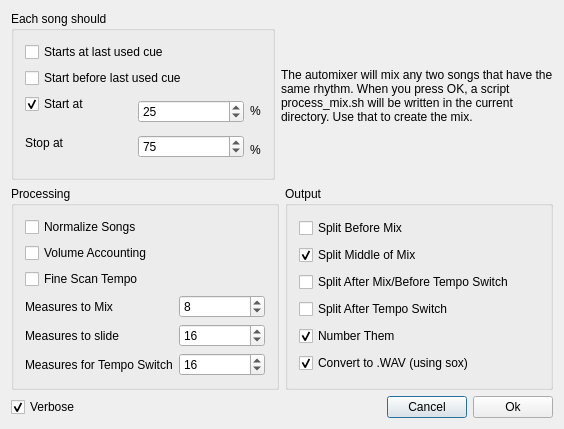
<?xml version="1.0" encoding="UTF-8"?>
<ui version="4.0">
 <class>MergerDialog</class>
 <widget class="QDialog" name="MergerDialog">
  <property name="geometry">
   <rect>
    <x>0</x>
    <y>0</y>
    <width>564</width>
    <height>429</height>
   </rect>
  </property>
  <property name="windowTitle">
   <string>BpmDj Offline Auto Mixer</string>
  </property>
  <layout class="QVBoxLayout" name="verticalLayout_4">
   <item>
    <layout class="QHBoxLayout" name="horizontalLayout_2">
     <item>
      <widget class="QGroupBox" name="groupBox">
       <property name="title">
        <string>Each song should</string>
       </property>
       <layout class="QVBoxLayout" name="verticalLayout_3">
        <item>
         <widget class="QCheckBox" name="startAtCue">
          <property name="text">
           <string>Starts at last used cue</string>
          </property>
          <attribute name="buttonGroup">
           <string/>
          </attribute>
         </widget>
        </item>
        <item>
         <widget class="QCheckBox" name="beforeCue">
          <property name="text">
           <string>Start before last used cue</string>
          </property>
          <attribute name="buttonGroup">
           <string/>
          </attribute>
         </widget>
        </item>
        <item>
         <layout class="QHBoxLayout">
          <item>
           <layout class="QVBoxLayout">
            <item>
             <widget class="QCheckBox" name="alwaysAt">
              <property name="text">
               <string>Start at </string>
              </property>
              <property name="checked">
               <bool>true</bool>
              </property>
             </widget>
            </item>
            <item>
             <widget class="QLabel" name="textLabel5">
              <property name="text">
               <string>Stop at</string>
              </property>
              <property name="wordWrap">
               <bool>false</bool>
              </property>
             </widget>
            </item>
           </layout>
          </item>
          <item>
           <layout class="QVBoxLayout">
            <item>
             <widget class="QSpinBox" name="headPercent">
              <property name="maximum">
               <number>100</number>
              </property>
              <property name="value">
               <number>25</number>
              </property>
             </widget>
            </item>
            <item>
             <widget class="QSpinBox" name="tailPercent">
              <property name="maximum">
               <number>100</number>
              </property>
              <property name="value">
               <number>75</number>
              </property>
             </widget>
            </item>
           </layout>
          </item>
          <item>
           <layout class="QVBoxLayout">
            <item>
             <widget class="QLabel" name="label">
              <property name="sizePolicy">
               <sizepolicy hsizetype="Maximum" vsizetype="Preferred">
                <horstretch>0</horstretch>
                <verstretch>0</verstretch>
               </sizepolicy>
              </property>
              <property name="text">
               <string>%</string>
              </property>
             </widget>
            </item>
            <item>
             <widget class="QLabel" name="label_2">
              <property name="sizePolicy">
               <sizepolicy hsizetype="Maximum" vsizetype="Preferred">
                <horstretch>0</horstretch>
                <verstretch>0</verstretch>
               </sizepolicy>
              </property>
              <property name="text">
               <string>%</string>
              </property>
             </widget>
            </item>
           </layout>
          </item>
         </layout>
        </item>
       </layout>
      </widget>
     </item>
     <item>
      <widget class="QLabel" name="textLabel1_3">
       <property name="text">
        <string>The automixer will mix any two songs that have the same rhythm. When you press OK, a script process_mix.sh will be written in the current directory. Use that to create the mix.</string>
       </property>
       <property name="wordWrap">
        <bool>true</bool>
       </property>
      </widget>
     </item>
    </layout>
   </item>
   <item>
    <layout class="QHBoxLayout" name="horizontalLayout_3">
     <item>
      <widget class="QGroupBox" name="groupBox_2">
       <property name="title">
        <string>Processing</string>
       </property>
       <layout class="QVBoxLayout" name="verticalLayout_2">
        <item>
         <widget class="QCheckBox" name="normalizeSongs">
          <property name="enabled">
           <bool>true</bool>
          </property>
          <property name="text">
           <string>Normalize Songs</string>
          </property>
          <property name="checked">
           <bool>false</bool>
          </property>
         </widget>
        </item>
        <item>
         <widget class="QCheckBox" name="volumeAccounting">
          <property name="enabled">
           <bool>true</bool>
          </property>
          <property name="sizePolicy">
           <sizepolicy hsizetype="Minimum" vsizetype="Fixed">
            <horstretch>0</horstretch>
            <verstretch>0</verstretch>
           </sizepolicy>
          </property>
          <property name="toolTip">
           <string/>
          </property>
          <property name="text">
           <string>Volume Accounting</string>
          </property>
         </widget>
        </item>
        <item>
         <widget class="QCheckBox" name="fineScan">
          <property name="text">
           <string>Fine Scan Tempo</string>
          </property>
         </widget>
        </item>
        <item>
         <layout class="QHBoxLayout">
          <item>
           <layout class="QVBoxLayout">
            <item>
             <widget class="QLabel" name="textLabel2">
              <property name="text">
               <string>Measures to Mix</string>
              </property>
              <property name="wordWrap">
               <bool>false</bool>
              </property>
             </widget>
            </item>
            <item>
             <widget class="QLabel" name="textLabel1_2">
              <property name="text">
               <string>Measures to slide</string>
              </property>
              <property name="wordWrap">
               <bool>false</bool>
              </property>
             </widget>
            </item>
            <item>
             <widget class="QLabel" name="textLabel3">
              <property name="text">
               <string>Measures for Tempo Switch</string>
              </property>
              <property name="wordWrap">
               <bool>false</bool>
              </property>
             </widget>
            </item>
           </layout>
          </item>
          <item>
           <layout class="QVBoxLayout">
            <item>
             <widget class="QSpinBox" name="mixMeasures">
              <property name="minimum">
               <number>1</number>
              </property>
              <property name="maximum">
               <number>64</number>
              </property>
              <property name="value">
               <number>8</number>
              </property>
             </widget>
            </item>
            <item>
             <widget class="QSpinBox" name="slideMeasures">
              <property name="minimum">
               <number>1</number>
              </property>
              <property name="value">
               <number>16</number>
              </property>
             </widget>
            </item>
            <item>
             <widget class="QSpinBox" name="tempoMeasures">
              <property name="minimum">
               <number>0</number>
              </property>
              <property name="maximum">
               <number>64</number>
              </property>
              <property name="value">
               <number>16</number>
              </property>
             </widget>
            </item>
           </layout>
          </item>
         </layout>
        </item>
       </layout>
      </widget>
     </item>
     <item>
      <widget class="QGroupBox" name="groupBox_3">
       <property name="title">
        <string>Output</string>
       </property>
       <layout class="QVBoxLayout" name="verticalLayout">
        <item>
         <widget class="QCheckBox" name="splitBeforeMix">
          <property name="enabled">
           <bool>true</bool>
          </property>
          <property name="text">
           <string>Split Before Mix</string>
          </property>
         </widget>
        </item>
        <item>
         <widget class="QCheckBox" name="splitMiddleMix">
          <property name="enabled">
           <bool>true</bool>
          </property>
          <property name="text">
           <string>Split Middle of Mix</string>
          </property>
          <property name="checked">
           <bool>true</bool>
          </property>
         </widget>
        </item>
        <item>
         <widget class="QCheckBox" name="splitAfterMix">
          <property name="enabled">
           <bool>true</bool>
          </property>
          <property name="text">
           <string>Split After Mix/Before Tempo Switch</string>
          </property>
         </widget>
        </item>
        <item>
         <widget class="QCheckBox" name="splitAfterTempo">
          <property name="enabled">
           <bool>true</bool>
          </property>
          <property name="text">
           <string>Split After Tempo Switch</string>
          </property>
         </widget>
        </item>
        <item>
         <widget class="QCheckBox" name="number">
          <property name="enabled">
           <bool>true</bool>
          </property>
          <property name="text">
           <string>Number Them</string>
          </property>
          <property name="checked">
           <bool>true</bool>
          </property>
         </widget>
        </item>
        <item>
         <widget class="QCheckBox" name="wavConvert">
          <property name="enabled">
           <bool>true</bool>
          </property>
          <property name="text">
           <string>Convert to .WAV (using sox)</string>
          </property>
          <property name="checked">
           <bool>true</bool>
          </property>
         </widget>
        </item>
       </layout>
      </widget>
     </item>
    </layout>
   </item>
   <item>
    <layout class="QHBoxLayout" name="horizontalLayout">
     <item>
      <widget class="QCheckBox" name="verbose">
       <property name="sizePolicy">
        <sizepolicy hsizetype="MinimumExpanding" vsizetype="Fixed">
         <horstretch>0</horstretch>
         <verstretch>0</verstretch>
        </sizepolicy>
       </property>
       <property name="text">
        <string>Verbose</string>
       </property>
       <property name="checked">
        <bool>true</bool>
       </property>
      </widget>
     </item>
     <item>
      <widget class="QPushButton" name="pushButton4">
       <property name="text">
        <string>Cancel</string>
       </property>
      </widget>
     </item>
     <item>
      <widget class="QPushButton" name="okButton">
       <property name="text">
        <string>Ok</string>
       </property>
      </widget>
     </item>
    </layout>
   </item>
  </layout>
 </widget>
 <layoutdefault spacing="6" margin="11"/>
 <pixmapfunction>qPixmapFromMimeSource</pixmapfunction>
 <tabstops>
  <tabstop>tailPercent</tabstop>
  <tabstop>alwaysAt</tabstop>
  <tabstop>headPercent</tabstop>
  <tabstop>mixMeasures</tabstop>
  <tabstop>tempoMeasures</tabstop>
  <tabstop>splitBeforeMix</tabstop>
  <tabstop>splitMiddleMix</tabstop>
  <tabstop>splitAfterMix</tabstop>
  <tabstop>splitAfterTempo</tabstop>
  <tabstop>number</tabstop>
  <tabstop>okButton</tabstop>
  <tabstop>pushButton4</tabstop>
 </tabstops>
 <resources/>
 <connections>
  <connection>
   <sender>okButton</sender>
   <signal>clicked()</signal>
   <receiver>MergerDialog</receiver>
   <slot>accept()</slot>
   <hints>
    <hint type="sourcelabel">
     <x>20</x>
     <y>20</y>
    </hint>
    <hint type="destinationlabel">
     <x>20</x>
     <y>20</y>
    </hint>
   </hints>
  </connection>
  <connection>
   <sender>pushButton4</sender>
   <signal>clicked()</signal>
   <receiver>MergerDialog</receiver>
   <slot>reject()</slot>
   <hints>
    <hint type="sourcelabel">
     <x>20</x>
     <y>20</y>
    </hint>
    <hint type="destinationlabel">
     <x>20</x>
     <y>20</y>
    </hint>
   </hints>
  </connection>
 </connections>
</ui>
